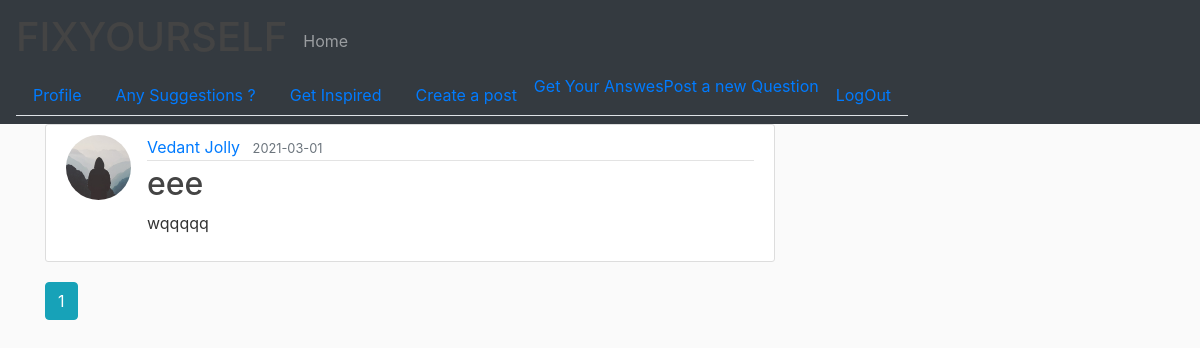
The page /posts (signed in) on the database as committed earlier.
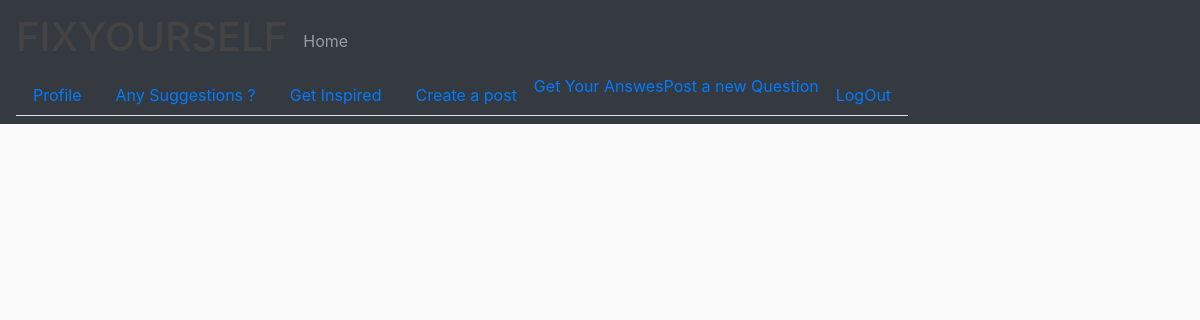
The same page on the database as committed later.
### website/models.py (models this page shows, shortened)
class Post(db.Model):
    id = db.Column(db.Integer, primary_key=True)
    title = db.Column(db.String(100), nullable=False)
    date_posted = db.Column(db.DateTime, nullable=False, default=datetime.utcnow)
    content = db.Column(db.Text, nullable=False)
    image_file = db.Column(db.String(20), nullable=False, default='default1.jpg')
    user_id = db.Column(db.Integer, db.ForeignKey('user.id'), nullable=False)

class User(db.Model, UserMixin):
    id = db.Column(db.Integer, primary_key=True)
    name = db.Column(db.String(20), nullable=False)
    email = db.Column(db.String(120), unique=True, nullable=False)
    image_file = db.Column(db.String(20), nullable=False, default='default.jpg')
    password = db.Column(db.String(60), nullable=False)
    posts = db.relationship('Post', backref='author', lazy=True)
    feedbacks = db.relationship('Feedback', backref='customer', lazy=True)
    questions = db.relationship('Question', backref='author', lazy=True)

### website/routes.py (the view)
@app.route("/posts")
@login_required
def all_posts():
    page = request.args.get('page', 1, type=int)
    posts = Post.query.order_by(Post.date_posted.desc()).paginate(page=page, per_page=2)
    return render_template('allPosts.html', posts=posts)

### website/models.py (called while the page is built)
@login_manager.user_loader
def load_user(user_id):
    return User.query.get(int(user_id))

### website/templates/allPosts.html
{% extends 'layout.html' %}
{% block content %}
  {% for post in posts.items %}
      <article class="media content-section">
        <img class="rounded-circle article-img" src="{{ url_for('static',filename = 'profile_pics/' + post.author.image_file) }}">
        <div class="media-body">
          <div class="article-metadata">
            <a class="mr-2" href="{{ url_for('user_posts',username=post.author.name) }}">{{ post.author.name }}</a>
            <small class="text-muted">{{ post.date_posted.strftime("%Y-%m-%d") }}</small>
          </div>
          <h2><a class="article-title" href="{{ url_for('post',post_id = post.id) }}">{{ post.title }}</a></h2>
          <p class="article-content">{{ post.content }}</p>
        </div>
      </article>
  {% endfor %}
  {% for page_num in posts.iter_pages(left_edge=1,right_edge=1,left_current=1,right_current=2) %}
    {% if page_num %}
      {% if posts.page == page_num %}
        <a class="btn btn-info mb-4" href="{{url_for('all_posts',page=page_num)}}">{{page_num}}</a>
      {% else %}
        <a class="btn btn-outline-info mb-4" href="{{url_for('all_posts',page=page_num)}}">{{page_num}}</a>
      {% endif %}
    {% else %}
      ...
    {% endif %}
  {% endfor %}
{% endblock content %}

Rows that differ between the two databases and show on the page:
removed Post: image_file (placeholder picture), author.name "Vedant Jolly", date_posted "2021-03-01", title "eee", content "wqqqqq"
Other text that changed with them:
list line gone: "1"
